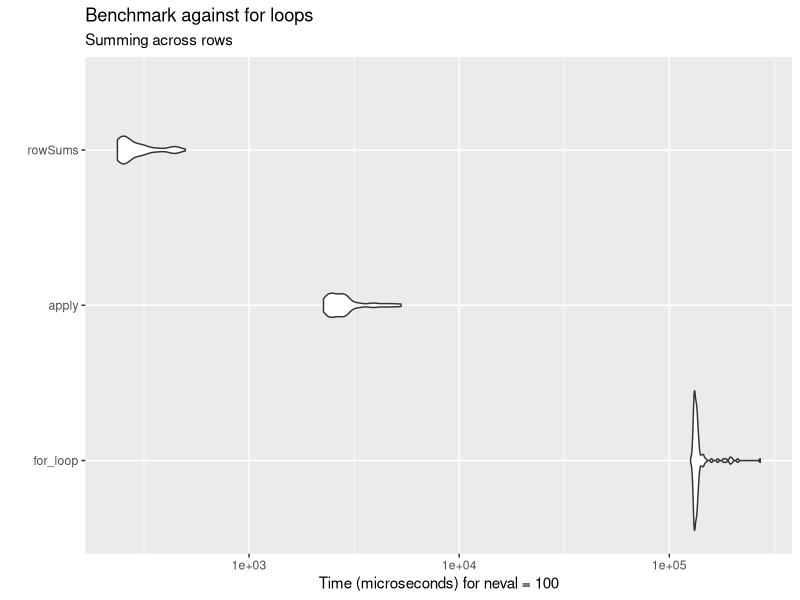
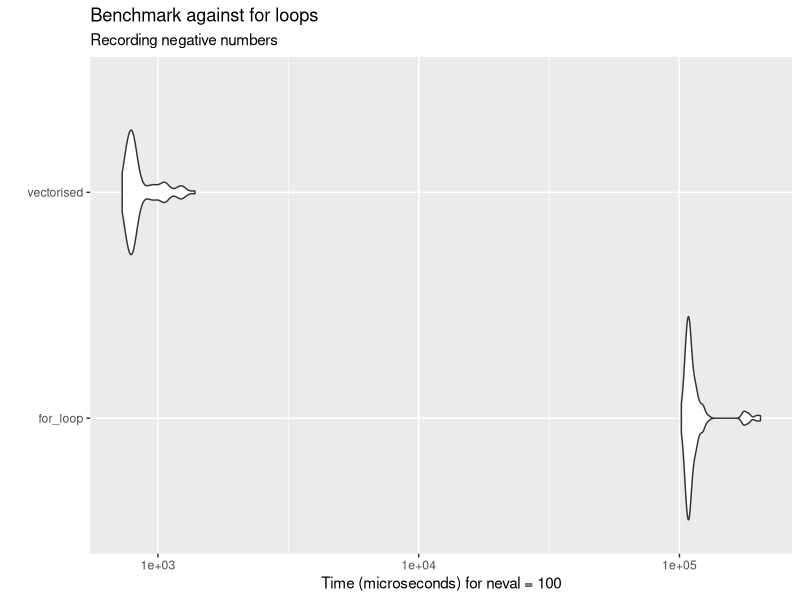

Source code (R) for these figures, in order: (Note: a time limit stopped this script after it produced the figures.)
#!/usr/bin/env Rscript

# Timing of functions
library(microbenchmark)

library(ggplot2)
library(magrittr)

# Reproducibility
set.seed(1)

# Functions
# Used in benchmarking
check_results <- function(values, tol = sqrt(.Machine$double.eps)) {
  n_values <- length(values)
  equality_check <- c()
  for (i in 1:(n_values - 1)) {
    for (j in (i + 1):n_values) {
      equality_check <- c(equality_check, sum(values[[i]] - values[[j]]))
    }
  }
  sum(equality_check) == 0
}

# === Question 1 ===============================================================

# Floating point accuracy
eps <- 1
x <- 1
while (x + eps != x) eps <- eps / 2
eps / x
x
x + eps

.Machine$double.eps

eps_vec <- c()

for (x in c(1 / 8, 1 / 4, 1 / 2, 1, 2, 4, 8)) {
  eps <- 1
  while (x + eps != x) eps <- eps / 2
  eps_vec <- c(eps_vec, eps)
}

print(eps_vec)

# == Question 2 ================================================================
# Avoiding for loops
X <- matrix(runif(100000), 1000, 100)

z <- rep(0, 1000)
for (i in 1:1000) {
  for (j in 1:100) z[i] <- z[i] + X[i, j]
}

z_1 <- apply(X, 1, sum)
z - z_1

z_2 <- rowSums(X)
z - z_2

# Benchmark competitors
# Define X outside of benchmarking as it is a random sample
X <- matrix(runif(100000),1000,100)

mbm <- microbenchmark(
  "for_loop" = {
    z <- rep(0, 1000)
    for (i in 1:1000) {
      for (j in 1:100) z[i] <- z[i] + X[i, j]
    }
    z
  },
  "apply" = {
    z <- apply(X, 1, sum)
    z
  },
  "rowSums" = {
    z <- rowSums(X)
    z
  },
  check = check_results
)

autoplot(mbm) + 
  labs(
    title = "Benchmark against for loops",
    subtitle = "Summing across rows"
  )

n <- 100000
z <- rnorm(n)
zneg <- 0
j <- 1
for (i in 1:n) {
  if (z[i] < 0) {
    zneg[j] <- z[i]
    j <- j + 1
  }
}


n <- 100000
z <- rnorm(n)
zneg <- 0
j <- 1
for (i in 1:n) {
  if (z[i] < 0) {
    zneg[j] <- z[i]
    j <- j + 1
  }
}

zneg_2 <- z[z < 0]

mbm_2 <- microbenchmark(
  "for_loop" = {
    zneg <- 0
    j <- 1
    for (i in 1:n) {
      if (z[i] < 0) {
        zneg[j] <- z[i]
        j <- j + 1
      }
    }
    zneg
  },
  "vectorised" = {
    zneg <- z[z < 0]
    zneg
  },
  check = check_results
)

autoplot(mbm_2) + 
  labs(
    title = "Benchmark against for loops",
    subtitle = "Recording negative numbers"
  )

# === Question 3 ===============================================================
n <- 1000
A <- matrix(runif(n*n),n,n)
x <- runif(n)

t(x) %*% A %*% x

W <- diag(x)

sum(diag(t(A) %*% W %*% A))


# === Question 4 ===============================================================

# set.seed(0)
n <- 1000
A <- matrix(runif(n*n),n,n)
x.true <- runif(n)
y <- A%*%x.true
A_inv <- solve(A)
x1 <- A_inv %*% y
all.equal(matrix(x.true), x1)
mean(matrix(x.true) - x1)

x2 <- solve(A, y)
all.equal(matrix(x.true), x2)
mean(matrix(x.true) - x2)


mbm_3 <- microbenchmark(
  "explicit" = {
    A_inv <- solve(A)
    x1 <- A_inv %*% y
  },
  "solve" = {
    x2 <- solve(A, y)
  }
  # ,
  # check = check_results
)

autoplot(mbm_3)+ 
  labs(
    title = "Benchmarking",
    subtitle = "Comparison of solve"
  )

# === Question 5 ===============================================================

# Write an R function which takes an un-ordered vector of observations x and 
# returns the values of the empirical c.d.f. for each value, in the order 
# corresponding to the original x vector. (See ?sort.int.)

?sort.int
x <- rnorm(3)
sort(x)
sort.int(x)
order(x)
sort(x) / cumsum(1:length(x))

empirical_cdf <- function(x, plot.cdf = F){
  n <- length(x)
  cdf <- (order(x) - 1) / n
  
  if(plot.cdf){
    plot(sort(x), sort(cdf), xlab = "x", ylab = "cdf", type = "l")
  }
  cdf
}

empirical_cdf(x, plot.cdf = T)

x1 <- rnorm(1000)
empirical_cdf(x1, plot.cdf = T)
x2 <- runif(1000)
empirical_cdf(x2, plot.cdf = T)

# === Question 6 ===============================================================

rb <- function(x, y){
  100 * ((y - x ** 2) ** 2) + (1 - x) ** 2
}


rb.grad <- function(x, y){
  df_dx <- 200*(2*x**3 -2 *x * y) + 2 * (x - 1)
  df_dy <- 200*(y - x**2)
  c(df_dx, df_dy)
}

approx.rb.grad <- function(x,y, delta = 1e-7){
  df_dx <- (rb(x + delta, y) - rb(x, y)) / delta
  df_dy <- (rb(x, y + delta) - rb(x, y)) / delta
  c(df_dx, df_dy)
}

approx.rb.hessian <- function(x,y, delta = 1e-7){
  df_dx <- (rb.grad(x + delta, y) - rb.grad(x, y)) / delta
  df_dy <- (rb.grad(x, y + delta) - rb.grad(x, y)) / delta
  matrix(c(df_dx, df_dy), nrow = 2)
}

rb.hessian <- function(x, y){
  d2f_dx2 <- 400 * (3 * x**2 - y) + 2
  d2f_dy2 <- 200
  d2f_dxdy <- -400 * x
  matrix(c(d2f_dx2, d2f_dxdy, d2f_dxdy, d2f_dy2), nrow = 2)
}

rb.taylor.expansion <- function(x, y){
  rb(x, y) + sum(rb.grad(x, y), 0.5* rb.hessian(x, y))
}

x <- seq(-1.5, 1.5, 0.01)
n <- length(x) - 1
z <- seq(-0.5, 1.5, 2/n)
y <- sapply(x, rb, z)

plt_1 <- contour(x, z, z = y)
new_point <- rb.taylor.expansion(0.6, 0.6)
contour(new_point, add = T)

# contour(x, z, z = y, levels = "log10")

z_lim <- range(y, finite = T)
pretty(z_lim, 10)
max(y)

contour(log10(y))


rb.hessian(4, 4)
approx.rb.hessian(4, 4)
